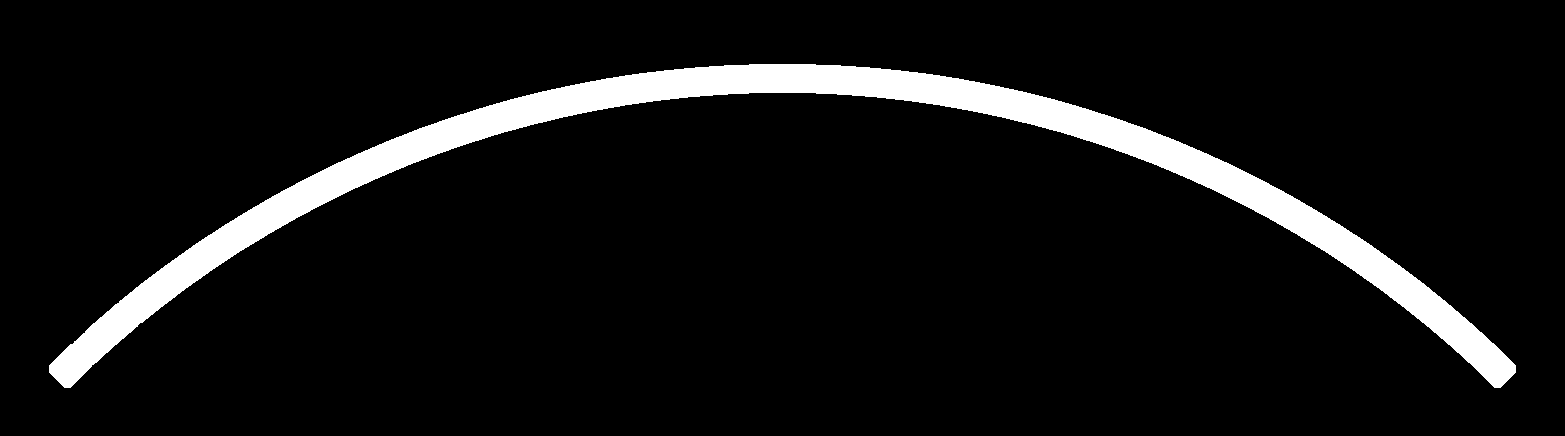
#> input picture ur5/template_masks/curved_channel_mask.png, 1565 x 436 px
$ python test_stuff.py --img_path images/cable_detection.png   (older library calls are emulated)
#> lines starting #> are read from the running program, lines starting #| are printed output that depends on the picture; after the words box and inside, x2 and y2 are one past the last pixel; in counts of white or black regions, pixels touching at a corner belong together
### ur5/resources.py
import cv2
import os
curr_dir = os.path.dirname(__file__)
START_IDX = 20
END_IDX = -START_IDX - 1
NUM_PTS_PRESS = 8
NUM_PTS = 4
START_SIDE = 'left'
TOTAL_PICK_PLACE = 5
TEMPLATES = {0:'curved', 1:'straight', 2:'trapezoid'}
# height of the templates in meters
TEMPLATE_HEIGHT = {'curved':0.0200, 'straight':0.0127, 'trapezoid':0.0200}
# first elem is curved width/height, second elem is straight width/height, third elem is trapezoid width/height
TEMPLATE_RECTS = [(23.129, 6.6156774806225),(26.5, 2.75), (12, 5.75)]
TEMPLATE_RATIOS = [max(t)/min(t) for t in TEMPLATE_RECTS]
#             [minY, maxY, minX, maxX]
# TODO: fill these in with your values!
CROP_REGION = [250, 843, 286, 1122]
curved_template_mask = cv2.imread(os.path.join(curr_dir,'template_masks/curved_channel_mask.png'))
#> curved_template_mask is the input picture: shape (436, 1565, 3); 7.2% white; 1 white region, box (x1, y1, x2, y2) and area: (49, 64, 1516, 388) 48978
curved_template_mask_align = cv2.imread(os.path.join(curr_dir,'template_masks/curved_channel_mask_align.png'))
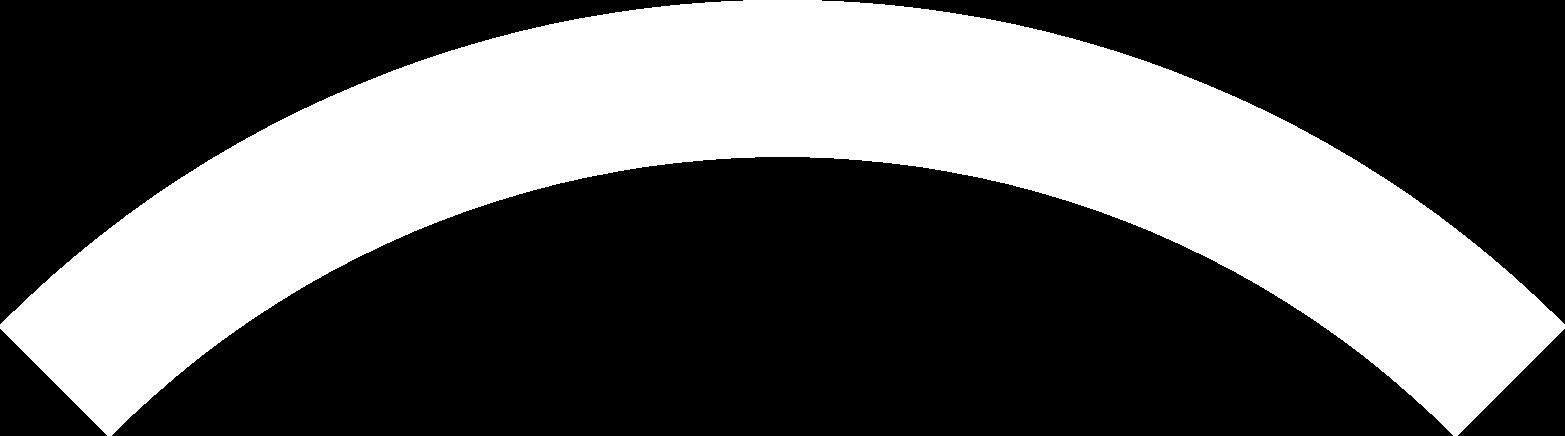
#> input picture ur5/template_masks/curved_channel_mask_align.png, 1565 x 436 px
#> curved_template_mask_align is the input picture: shape (436, 1565, 3); 37.4% white; 1 white region, box (x1, y1, x2, y2) and area: (0, 0, 1565, 436) 255173
straight_template_mask = cv2.imread(os.path.join(curr_dir,'template_masks/master_straight_channel_template.png'))
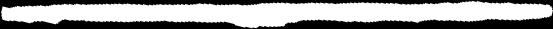
#> input picture ur5/template_masks/master_straight_channel_template.png, 553 x 29 px
#> straight_template_mask is the input picture: shape (29, 553, 3); min 0, max 255, mean 154.1
straight_template_mask_align = cv2.imread(os.path.join(curr_dir,'template_masks/straight_mask.png'))
trapezoid_template_mask = cv2.imread(os.path.join(curr_dir,'template_masks/trapezoid_channel.png'))
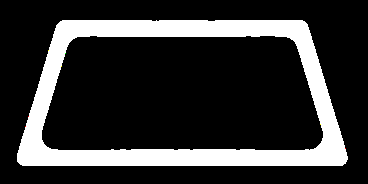
#> input picture ur5/template_masks/trapezoid_channel.png, 368 x 184 px
#> trapezoid_template_mask is the input picture: shape (184, 368, 3); mean B, G, R 52.3, 52.4, 52.4
trapezoid_template_skeleton =  cv2.imread(os.path.join(curr_dir,'template_masks/trapezoid_skeleton.png'))
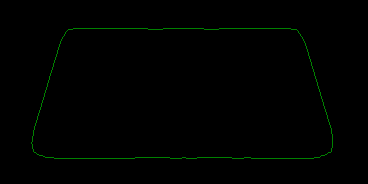
#> input picture ur5/template_masks/trapezoid_skeleton.png, 368 x 184 px
#> trapezoid_template_skeleton is the input picture: shape (184, 368, 3); mean B, G, R 0, 1.5, 0

### ur5/new_shape_match.py
import matplotlib.pyplot as plt
import cv2
import numpy as np
from resources import *

# Edit these to fit your needs
GREEN_HSV = np.array([[35, 95, 92], [113, 255, 255]])
CABLE_HSV = np.array([[0, 0, 255], [115, 76, 255]])

def get_contours(edges, cnt_type='external'):
    if cnt_type=='all':
        cnts = sorted(cv2.findContours(edges.astype('uint8'), cv2.RETR_LIST, cv2.CHAIN_APPROX_SIMPLE)[-2], key=cv2.contourArea, reverse=True)
    if cnt_type=='external':
        cnts = sorted(cv2.findContours(edges.astype('uint8'), cv2.RETR_EXTERNAL, cv2.CHAIN_APPROX_NONE)[-2], key=cv2.contourArea, reverse=True)
    return cnts

def get_bbox(contour):
    rect = cv2.minAreaRect(contour)
    center, size, theta = rect[0], rect[1], rect[2]
    return rect, center, size, theta

def post_process_mask(binary_map):
    nlabels, labels, stats, centroids = cv2.connectedComponentsWithStats(binary_map, None, None, None, 8, cv2.CV_32S)
    #get CC_STAT_AREA component as stats[label, COLUMN]
    areas = stats[1:,cv2.CC_STAT_AREA]
    result = np.zeros((labels.shape), np.uint8)
    val = 255
    for i in range(0, nlabels - 1):
        if areas[i] >= 8000:
            result[labels == i + 1] = val
    # Visualization:
    # plt.imshow(result, cmap='gray')
    # plt.show()
    return result

def get_hsv_mask(image, lower, upper):
    # output mask values: array([  0, 255], dtype=uint8)
    hsv = cv2.cvtColor(image, cv2.COLOR_BGR2HSV)
    mask = cv2.inRange(hsv, lower, upper)
    return mask

# [20 lines left out: function get_cable, not called in this run]

def get_channel(image):
    crop_image = image[CROP_REGION[0]:CROP_REGION[1], CROP_REGION[2]:CROP_REGION[3]]
    masked_bg = get_hsv_mask(crop_image, GREEN_HSV[0], GREEN_HSV[1])
    masked_cable = get_hsv_mask(crop_image, CABLE_HSV[0], CABLE_HSV[1])
    masked_cable = post_process_mask(masked_cable)
    masked_channel = cv2.bitwise_and(1-masked_bg, 1-masked_cable)
    masked_channel = post_process_mask(masked_channel)

    sorted_cnts = get_contours(masked_channel, 'external')
    matched_template = None
    best_cnt = None
    max_channel_density = 0
    min_cnt_val = np.inf
    matched_results = []

    for i, cnt in enumerate(sorted_cnts):
        rect, center, size, theta = get_bbox(cnt)
        box = cv2.boxPoints(rect)
        box = np.int0(box)
        area = size[0]*size[1]
        if area < 1000:
            continue
        ratio = max(size)/min(size)
        dists = [np.abs(t-ratio) for t in TEMPLATE_RATIOS]
        min_dist = min(dists)
        min_idx = dists.index(min_dist)

        minX_box, maxX_box = np.min(box[:,0]), np.max(box[:,0])
        minY_box, maxY_box = np.min(box[:,1]), np.max(box[:,1])
        channel_density = crop_image[minY_box:maxY_box, minX_box:maxX_box].sum()

        box_rgb = box + np.array([CROP_REGION[2], CROP_REGION[0]])
        scale_y, scale_x = max(box_rgb[:,1]) - min(box_rgb[:,1]), max(box_rgb[:,0]) - min(box_rgb[:,0])
        true_size = (scale_x, scale_y)
        if min_dist < min_cnt_val and channel_density > max_channel_density:
            matched_results = [rect, center, size, theta, box_rgb]
            min_cnt_val = min_dist
            matched_template = TEMPLATES[min_idx]
            best_cnt = cnt
            min_cnt_idx = i
            max_channel_density = channel_density
        # Visualization:
        # plt.imshow(cv2.drawContours(image.copy(), [box_rgb], -1, 255, 3))
        # plt.title('check channel contour dimensions in get_channel')
        # plt.show()
    return matched_template, matched_results, best_cnt

### ur5/test_stuff.py
from new_shape_match import get_channel
from shape_match import get_cable
import argparse
from skimage.morphology import skeletonize, thin
from skimage.transform import probabilistic_hough_line
from resources import (
    CROP_REGION,
    curved_template_mask,
    straight_template_mask,
    trapezoid_template_mask,
    straight_template_mask_align,
)
import matplotlib.pyplot as plt
import cv2
import numpy as np

TEMPLATES = {0: "curved", 1: "straight", 2: "trapezoid"}

argparser = argparse.ArgumentParser()
argparser.add_argument("--img_path", type=str, default="zed_images/curved_1.png")
argparser.add_argument("--blur_radius", type=int, default=5)
argparser.add_argument("--sigma", type=int, default=0)
argparser.add_argument("--dilate_size_channel", type=int, default=2)
argparser.add_argument("--canny_threshold_channel", type=tuple, default=(100, 255))
argparser.add_argument("--visualize", default=False, action="store_true")


# [50 lines left out: functions center_mask, rotate_image, best_fit_template, not called in this run]


def align_channel(template_mask, matched_results, img, matched_cnt, matched_template):
    for k, v in TEMPLATES.items():
        if v == matched_template:
            matched_template = k
            break

    rect, center, size, theta, box = matched_results
    rotation_angles = [
        theta,
        -theta,
        90 - theta,
        90 + theta,
        180 - theta,
        180 + theta,
        270 + theta,
        270 - theta,
    ]
    scale_x, scale_y = int(size[0]), int(size[1])

    """plt.imshow(template_mask, cmap='gray')
    plt.title('Padded template mask')
    plt.show()"""

    if np.abs(scale_x - template_mask.shape[1]) < np.abs(
        scale_y - template_mask.shape[1]
    ):
        scaled_template_mask = cv2.resize(
            template_mask, (scale_x, scale_y), interpolation=cv2.INTER_LINEAR
        )
    else:
        scaled_template_mask = cv2.resize(
            template_mask, (scale_y, scale_x), interpolation=cv2.INTER_LINEAR
        )
    """plt.imshow(scaled_template_mask)
    plt.title('Scaled template mask')
    plt.show()"""
    padded_scaled_template_mask = center_mask(scaled_template_mask, img)
    """plt.imshow(padded_scaled_template_mask, cmap='gray')
    plt.title('Padded template mask')
    plt.show()"""
    all_masks = []
    for rot in rotation_angles:
        """print('rot = ', rot)"""
        rotated_scaled_template_mask = rotate_image(padded_scaled_template_mask, rot)
        shift_x, shift_y = int(
            center[0] + CROP_REGION[2] - rotated_scaled_template_mask.shape[1] // 2
        ), int(center[1] + CROP_REGION[0] - rotated_scaled_template_mask.shape[0] // 2)
        y, x = np.where(rotated_scaled_template_mask[:, :, 0] > 0)
        mask = np.zeros_like(img).sum(axis=-1)
        mask[y + shift_y, x + shift_x] = 255
        shifted_rotated_scaled_template_mask = mask

        all_masks.append(shifted_rotated_scaled_template_mask)

    best_template, best_idx = best_fit_template(all_masks, img, matched_cnt)

    if matched_template == 1:
        template_mask = straight_template_mask
        if np.abs(scale_x - template_mask.shape[1]) < np.abs(
            scale_y - template_mask.shape[1]
        ):
            scaled_template_mask = cv2.resize(
                template_mask, (scale_x, scale_y), interpolation=cv2.INTER_LINEAR
            )
        else:
            scaled_template_mask = cv2.resize(
                template_mask, (scale_y, scale_x), interpolation=cv2.INTER_LINEAR
            )
        padded_scaled_template_mask = center_mask(scaled_template_mask, img)
        rot = rotation_angles[best_idx]
        rotated_scaled_template_mask = rotate_image(padded_scaled_template_mask, rot)
        shift_x, shift_y = int(
            center[0] + CROP_REGION[2] - rotated_scaled_template_mask.shape[1] // 2
        ), int(center[1] + CROP_REGION[0] - rotated_scaled_template_mask.shape[0] // 2)
        y, x = np.where(rotated_scaled_template_mask[:, :, 0] > 0)
        mask = np.zeros_like(img).sum(axis=-1)
        mask[y + shift_y, x + shift_x] = 255
        shifted_rotated_scaled_template_mask = mask
        best_template = shifted_rotated_scaled_template_mask

    """plt.imshow(best_template)
    plt.imshow(img, alpha=0.5)
    plt.scatter(center[0]+CROP_REGION[2], center[1]+CROP_REGION[0], c='r')
    plt.title('Best template')
    plt.show()"""

    return best_template


if __name__ == "__main__":
    args = argparser.parse_args()
    image = cv2.imread(args.img_path)
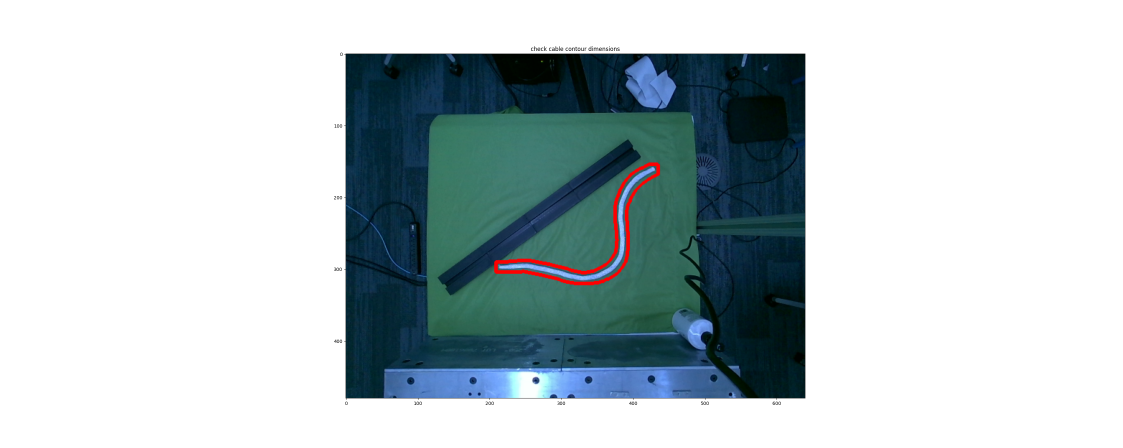
#> input picture ur5/images/cable_detection.png, 3368 x 1342 px (shown at 1/3 size)
#> image is the input picture: shape (1342, 3368, 3); mean B, G, R 199.7, 196.6, 185.3
    matched_template, matched_results, channel_cnt = get_channel(image)
#> in post_process_mask, `nlabels, labels, stats, centroids = cv2.connectedComponentsWithStats(b..`:
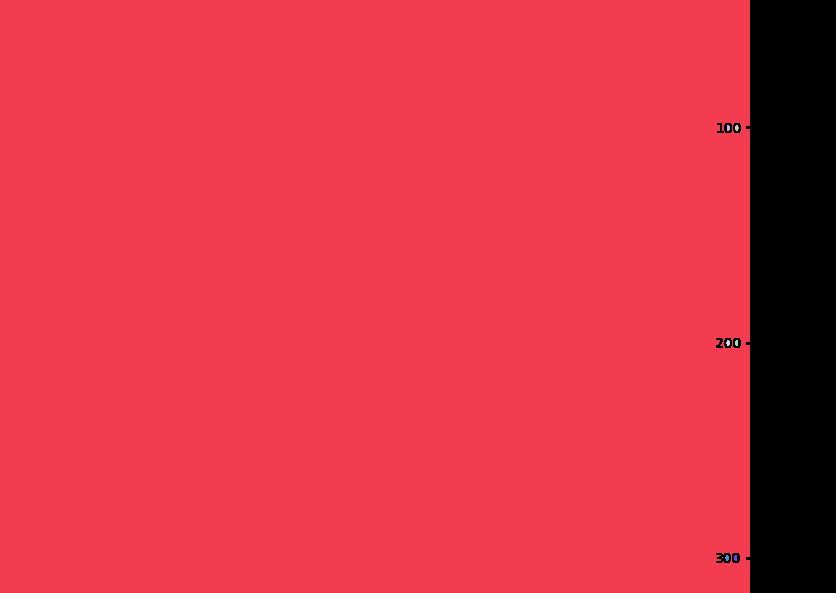
#> labels: shape (593, 836) int32; 9 distinct labels, from 0 to 8; one colour per label, 0 black
#> in post_process_mask, `nlabels, labels, stats, centroids = cv2.connectedComponentsWithStats(b..`: nlabels = 9; stats = [[716, 0, 120, 593, 51499], [0, 0, 750, 593, 444146], [727, 125, 3, 6, 16], [735, 125, 4, 6, 18], [726, 340, 4, 6, 18], [735, 340, 3, 6, 16], [725, 555, 4, 6, 18], [734, 555, 3, 6, 16], [722, 557, 1, 1, 1]]; centroids = [[791.9, 296.5], [374, 295.9], [727.9, 127.5], [736.3, 127.5], [727.7, 342.5], [736.1, 342.5], [726.7, 557.5], [735.1, 557.5], [722, 557]]
#> in post_process_mask, `areas = stats[1:,cv2.CC_STAT_AREA]`: areas = [444146, 16, 18, 18, 16, 18, 16, 1]
#> in post_process_mask (call 2), `nlabels, labels, stats, centroids = cv2.connectedComponentsWithStats(b..`: stats = [[0, 0, 836, 593, 444546], [746, 0, 90, 593, 50634], [717, 123, 15, 10, 110], [733, 123, 8, 10, 72], [716, 338, 7, 10, 46], [724, 338, 8, 10, 72], [733, 338, 8, 10, 74], [716, 553, 15, 10, 120], [732, 553, 8, 10, 74]]; centroids = [[374.4, 296], [792.5, 295.3], [725.1, 127.6], [736.5, 127.5], [719.2, 342.7], [727.5, 342.5], [736.4, 342.5], [723.7, 557.5], [735.4, 557.5]]
#> in post_process_mask (call 2), `areas = stats[1:,cv2.CC_STAT_AREA]`: areas = [50634, 110, 72, 46, 72, 74, 120, 74]
#> after the loop in post_process_mask (call 2), `for i in range(0, nlabels - 1):`:
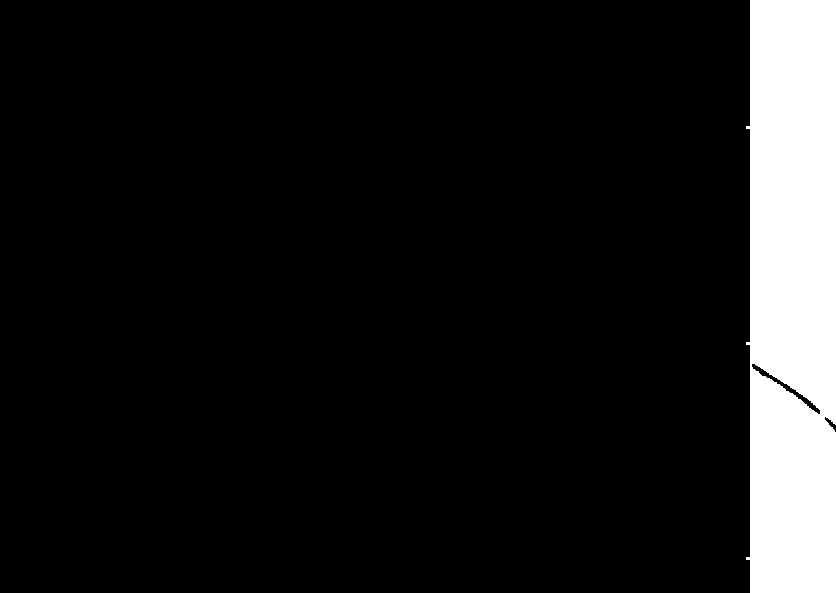
#> result: shape (593, 836); 10.2% white; 1 white region
#> in get_contours, `cnts = sorted(cv2.findContours(edges.astype('uint8'), cv2.RETR_EXTERNA..`: cnts = 1 contour; box (x1, y1, x2, y2) and area: (746, 0, 836, 593) 50284
#> in get_channel, `sorted_cnts = get_contours(masked_channel, 'external')`: sorted_cnts has the same summary as cnts in get_contours
#> the loop in get_channel, `for i, cnt in enumerate(sorted_cnts):` made 1 pass
#> (center, theta, box, area, ratio, dists, min_dist, min_idx) on pass 1: ((790.5, 296), -90, [[835, 592], [746, 592], [746, 0], [835, 0]], 52688, 6.65, [3.16, 2.98, 4.56], 2.98, 1)
#> after the loop in get_channel, `for i, cnt in enumerate(sorted_cnts):`: best_cnt = contour of 1393 points, box (x1, y1, x2, y2) (746, 0, 836, 593), area 50284; max_channel_density = 7707942; min_cnt_idx = 0; min_cnt_val = 2.98
#> matched_template = 'straight'; matched_results = [((790.5, 296), (592, 89), -90), (790.5, 296), (592, 89), -90, [[1121, 842], [1032, 842], [1032, 250], [1121, 250]]]; channel_cnt has the same summary as best_cnt in get_channel
    # breakpoint()

    if matched_template == "curved":
        template_mask = curved_template_mask
    elif matched_template == "straight":
        template_mask = straight_template_mask_align
    elif matched_template == "trapezoid":
        template_mask = trapezoid_template_mask

    """channel_cnt = channel_cnt + np.array([CROP_REGION[2], CROP_REGION[0]])
    p = cv2.arcLength(channel_cnt, True) # cnt is the rect Contours
    appr = cv2.approxPolyDP(channel_cnt, 0.02*p, True) # appr contains the 4 points

    appr = sorted(appr, key=lambda c: c[0][0])

    from scipy.spatial.distance import cdist

    if len(appr) == 5:
        temp = np.array(appr).reshape(-1,2)
        pairwise_dist = cdist(temp, temp) + np.eye(temp.shape[0])*1e6
        nearest_neigh_loc = np.array(np.where(pairwise_dist == np.min(pairwise_dist)))
        assert np.array_equal(nearest_neigh_loc, nearest_neigh_loc.T)
        temp = np.array([temp[nearest_neigh_loc[0][0]], temp[nearest_neigh_loc[0][1]]])
        cnt = channel_cnt.reshape(-1,2)
        keep = [x for x in cnt if x[0] >= min(temp[0][0], temp[1][0]) and x[0] <= max(temp[0][0],temp[1][0]) and x[1] >= min(temp[0][1],temp[1][1]) and x[1] <= max(temp[0][1],temp[1][1])]
        interp_idx = np.argmax(cdist(temp[:2],keep).sum(axis=0))
        new_pt = keep[interp_idx].reshape(-1,2)
        appr = [x for i, x in enumerate(appr) if i not in nearest_neigh_loc[0]]
        appr.insert(nearest_neigh_loc[0][0], new_pt)

    # [5 lines of commented-out code are left out]

    pa, pb = sorted(appr[:2], key=lambda c: c[0][1])
    pc, pd = sorted(appr[2:4], key=lambda c: c[0][1])

    def classify_corners_new(channel_skeleton_corners):
        dist0 = np.linalg.norm(channel_skeleton_corners[0]-channel_skeleton_corners[1])
        dist1 = np.linalg.norm(channel_skeleton_corners[0]-channel_skeleton_corners[2])
        dist2 = np.linalg.norm(channel_skeleton_corners[1]-channel_skeleton_corners[3])
        dist3 = np.linalg.norm(channel_skeleton_corners[2]-channel_skeleton_corners[3])
        breakpoint()
        max_dist = max([dist0,dist1, dist2, dist3])
        # long_cornerX and med_cornerX are the corners on the same side of the trapezoid with one being a corner for the long side and the other being the corner for the medium side
        if max_dist == dist0:
            long_corner0 = channel_skeleton_corners[0]
            long_corner1 = channel_skeleton_corners[1]
            med_corner0 = channel_skeleton_corners[2]
            med_corner1 = channel_skeleton_corners[3]
        elif max_dist == dist1:
            long_corner0 = channel_skeleton_corners[0]
            long_corner1 = channel_skeleton_corners[2]
            med_corner0 = channel_skeleton_corners[1]
            med_corner1 = channel_skeleton_corners[3]
        elif max_dist == dist2:
            long_corner0 = channel_skeleton_corners[1]
            long_corner1 = channel_skeleton_corners[3]
            med_corner0 = channel_skeleton_corners[0]
            med_corner1 = channel_skeleton_corners[2]
        else:
            long_corner0 = channel_skeleton_corners[2]
            long_corner1 = channel_skeleton_corners[3]
            med_corner0 = channel_skeleton_corners[0]
            med_corner1 = channel_skeleton_corners[1]

        return long_corner0, long_corner1, med_corner0, med_corner1

    def classify_corners(channel_skeleton_corners):
        dist0 = np.linalg.norm(channel_skeleton_corners[0]-channel_skeleton_corners[1])
        dist1 = np.linalg.norm(channel_skeleton_corners[1]-channel_skeleton_corners[2])
        dist2 = np.linalg.norm(channel_skeleton_corners[0]-channel_skeleton_corners[3])
        max_dist = max([dist0,dist1, dist2])
        # long_cornerX and med_cornerX are the corners on the same side of the trapezoid with one being a corner for the long side and the other being the corner for the medium side
        if max_dist == dist0:
            long_corner0 = channel_skeleton_corners[0]
            long_corner1 = channel_skeleton_corners[1]
            med_corner0 = channel_skeleton_corners[3]
            med_corner1 = channel_skeleton_corners[2]
        elif max_dist == dist1:
            long_corner0 = channel_skeleton_corners[1]
            long_corner1 = channel_skeleton_corners[2]
            med_corner0 = channel_skeleton_corners[0]
            med_corner1 = channel_skeleton_corners[3]
        else:
            long_corner0 = channel_skeleton_corners[0]
            long_corner1 = channel_skeleton_corners[3]
            med_corner0 = channel_skeleton_corners[1]
            med_corner1 = channel_skeleton_corners[2]

        return long_corner0, long_corner1, med_corner0, med_corner1

    long_corner0, long_corner1, med_corner0, med_corner1 = classify_corners_new([pa, pb,pc,pd])
    plt.subplot(1,2,1)
    plt.imshow(cv2.drawContours(image.copy(), [channel_cnt], -1, 255, 3))
    plt.scatter(long_corner0[0,0], long_corner0[0,1], c='r')
    plt.scatter(long_corner1[0,0], long_corner1[0,1], c='b')
    plt.scatter(med_corner0[0,0], med_corner0[0,1], c='g')
    plt.scatter(med_corner1[0,0], med_corner1[0,1], c='k')
    plt.title('check channel contour dimensions in get_channel')
    # plt.show()


    plt.subplot(1,2,2)
    plt.imshow(cv2.drawContours(image.copy(), [channel_cnt], -1, 255, 3))
    plt.scatter(pa[0,0], pa[0,1], c='r')
    plt.scatter(pb[0,0], pb[0,1], c='b')
    plt.scatter(pc[0,0], pc[0,1], c='g')
    plt.scatter(pd[0,0], pd[0,1], c='k')
    plt.title('check channel contour dimensions in get_channel')
    plt.show()"""

    aligned_channel_mask = align_channel(
        template_mask, matched_results, image, channel_cnt, matched_template
    )
#> in align_channel, `rect, center, size, theta, box = matched_results`: rect = ((790.5, 296), (592, 89), -90); center = (790.5, 296); size = (592, 89); theta = -90; box = [[1121, 842], [1032, 842], [1032, 250], [1121, 250]]
#> in align_channel, `rotation_angles = [ theta, -theta, 90 - theta, 90 + theta, 180 - theta..`: rotation_angles = [-90, 90, 180, 0, 270, 90, 180, 360]
#> in align_channel, `scale_x, scale_y = int(size[0]), int(size[1])`: scale_x = 592; scale_y = 89
#> (the run stopped early here; a loop or call above may not have finished)
